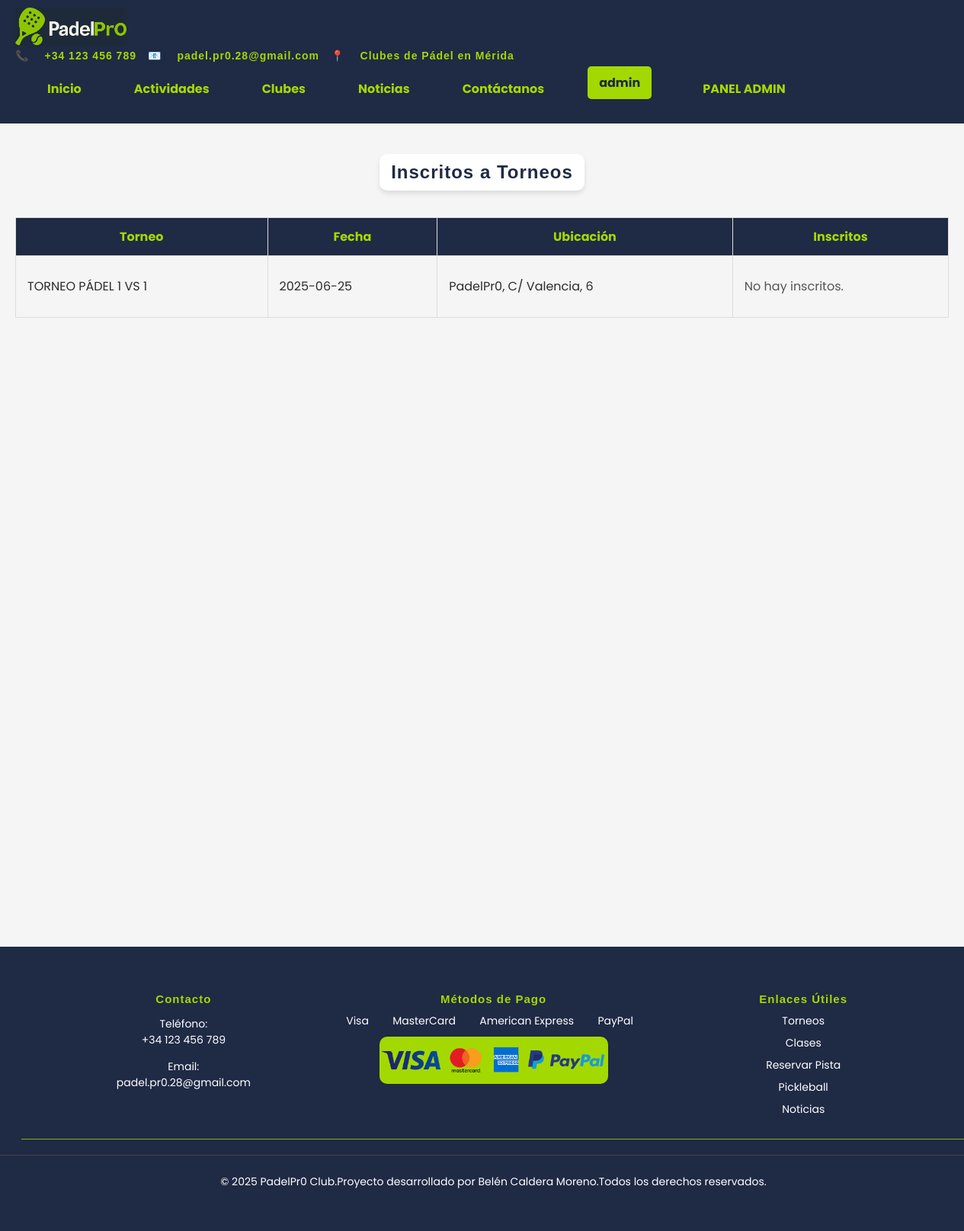
Page /admin/inscritos (signed in) on the committed database.
### app/models.py (models this page shows)
class Torneo(db.Model):
    id = db.Column(db.Integer, primary_key=True)
    nombre = db.Column(db.String(100), unique=True, nullable=False)
    fecha = db.Column(db.String(20), nullable=False)
    hora = db.Column(db.String(10), nullable=False)
    ubicacion = db.Column(db.String(100), nullable=False)
    precio = db.Column(db.String(20), nullable=False)
    descripcion = db.Column(db.Text, nullable=False)
    premios = db.Column(db.Text, nullable=False)
    inscritos = db.Column(db.Text, default="")  # Guarda usuarios inscritos separados por coma

### app/padel_app.py (the view)
@app.route('/admin/inscritos', methods=['GET'])
@admin_required
def admin_inscritos():
    torneos = Torneo.query.all()
    for torneo in torneos:
        torneo.inscritos_list = torneo.inscritos.split(',') if torneo.inscritos else []
    return render_template('admin_inscritos.html', torneos=torneos)

### app/padel_app.py (called while the page is built)
@app.before_request
def make_session_permanent():
    session.permanent = True

def admin_required(f):
    @wraps(f)
    def decorated_function(*args, **kwargs):
        if not session.get('usuario') or not session.get('is_admin'):
            flash('Acceso denegado. Solo administradores pueden acceder.', 'danger')
            return redirect(url_for('login'))
        return f(*args, **kwargs)
    return decorated_function

def is_admin_user(username):
    user = Usuario.query.filter_by(usuario=username).first()
    return user and user.is_admin

### app/templates/admin_inscritos.html (shortened to what this page needs)
{% extends "base.html" %}
{% block content %}
<div class="container">
    <h2 class="main-title">Inscritos a Torneos</h2>
    {% if torneos %}
        <table class="reservas-table">
            <thead>
                <tr>
                    <th>Torneo</th>
                    <th>Fecha</th>
                    <th>Ubicación</th>
                    <th>Inscritos</th>
                </tr>
            </thead>
            <tbody>
                {% for torneo in torneos %}
                <tr>
                    <td>{{ torneo.nombre }}</td>
                    <td>{{ torneo.fecha }}</td>
                    <td>{{ torneo.ubicacion }}</td>
                    <td>
                        {% if torneo.inscritos %}
                            <ul>
                                {% for inscrito in torneo.inscritos_list %}
    <li>{{ inscrito }}</li>
{% endfor %}
                            </ul>
                        {% else %}
                            <p>No hay inscritos.</p>
                        {% endif %}
                    </td>
                </tr>
                {% endfor %}
            </tbody>
        </table>
    {% else %}
        <p>No hay torneos registrados.</p>
    {% endif %}
</div>
{% endblock %}

### app/static/css/styles.css (style rules this page uses)
body { background-color: #F5F5F5; font-family: 'Poppins', sans-serif; margin: 0; padding: 0; color: #2C2C2C; display: flex; flex-direction: column; min-height: 100vh; }
h2 { color: #1F2A44; text-align: center; margin-bottom: 20px; font-family: "Arial", sans-serif; font-weight: bolder; letter-spacing: 1px; }
.container p, .container ul { color: #555; font-size: 16px; line-height: 1.5; }
.container h2 { color: #1F2A44; font-weight: bold; text-align: center; background-color: #ffffff; padding: 10px 15px; border-radius: 10px; display: inline-block; box-shadow: 0 4px 6px rgba(0, 0, 0, 0.1); margin-bottom: 15px; text-decoration: none; }
h1, h2, h3, h4, h5, h6 { font-family: "Arial", sans-serif; font-weight: bolder; letter-spacing: 1px; color: #1F2A44; }
.main-title { color: #1F2A44; font-weight: bold; text-align: center; margin-bottom: 20px; background-color: #ffffff; padding: 10px 15px; border-radius: 10px; display: inline-block; box-shadow: 0 4px 6px rgba(0, 0, 0, 0.1); }
.reservas-table { width: 100%; border-collapse: collapse; margin: 20px 0; font-size: 16px; text-align: left; }
.reservas-table th, .reservas-table td { padding: 12px 15px; border: 1px solid #ddd; }
.reservas-table th { background-color: #1F2A44; color: #A3D900; text-align: center; }

### rows in the picture
Torneo: nombre "TORNEO PÁDEL 1 VS 1", fecha "2025-06-25", ubicacion "PadelPr0, C/ Valencia, 6", inscritos "No hay inscritos."

### other values in the picture
{{ session['usuario'] }} "admin"
